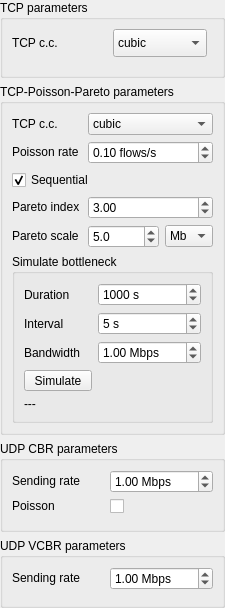
                       <widget class="QWidget" name="widgetConnectionParams" native="true">
                        <property name="sizePolicy">
                         <sizepolicy hsizetype="Preferred" vsizetype="Maximum">
                          <horstretch>0</horstretch>
                          <verstretch>0</verstretch>
                         </sizepolicy>
                        </property>
                        <layout class="QVBoxLayout" name="verticalLayout_16">
                         <property name="spacing">
                          <number>6</number>
                         </property>
                         <property name="leftMargin">
                          <number>0</number>
                         </property>
                         <property name="topMargin">
                          <number>0</number>
                         </property>
                         <property name="rightMargin">
                          <number>0</number>
                         </property>
                         <property name="bottomMargin">
                          <number>0</number>
                         </property>
                         <item>
                          <widget class="QGroupBox" name="boxTCPParameters">
                           <property name="sizePolicy">
                            <sizepolicy hsizetype="Preferred" vsizetype="Maximum">
                             <horstretch>0</horstretch>
                             <verstretch>0</verstretch>
                            </sizepolicy>
                           </property>
                           <property name="title">
                            <string>TCP parameters</string>
                           </property>
                           <layout class="QGridLayout" name="gridLayout_18">
                            <property name="bottomMargin">
                             <number>18</number>
                            </property>
                            <item row="0" column="0">
                             <widget class="QLabel" name="label_80">
                              <property name="sizePolicy">
                               <sizepolicy hsizetype="MinimumExpanding" vsizetype="Maximum">
                                <horstretch>0</horstretch>
                                <verstretch>0</verstretch>
                               </sizepolicy>
                              </property>
                              <property name="minimumSize">
                               <size>
                                <width>0</width>
                                <height>28</height>
                               </size>
                              </property>
                              <property name="text">
                               <string>TCP c.c.</string>
                              </property>
                             </widget>
                            </item>
                            <item row="0" column="1">
                             <widget class="QComboBox" name="cmbTcpCc">
                              <property name="sizePolicy">
                               <sizepolicy hsizetype="MinimumExpanding" vsizetype="Preferred">
                                <horstretch>0</horstretch>
                                <verstretch>0</verstretch>
                               </sizepolicy>
                              </property>
                              <property name="minimumSize">
                               <size>
                                <width>0</width>
                                <height>28</height>
                               </size>
                              </property>
                              <property name="sizeAdjustPolicy">
                               <enum>QComboBox::AdjustToContents</enum>
                              </property>
                              <item>
                               <property name="text">
                                <string>cubic</string>
                               </property>
                              </item>
                              <item>
                               <property name="text">
                                <string>reno</string>
                               </property>
                              </item>
                             </widget>
                            </item>
                            <item row="0" column="2">
                             <widget class="QWidget" name="widget_11" native="true">
                              <layout class="QHBoxLayout" name="horizontalLayout_12">
                               <property name="leftMargin">
                                <number>0</number>
                               </property>
                               <property name="topMargin">
                                <number>0</number>
                               </property>
                               <property name="rightMargin">
                                <number>0</number>
                               </property>
                               <property name="bottomMargin">
                                <number>0</number>
                               </property>
                              </layout>
                             </widget>
                            </item>
                           </layout>
                          </widget>
                         </item>
                         <item>
                          <widget class="QGroupBox" name="boxTCPPoissonParetoParameters">
                           <property name="sizePolicy">
                            <sizepolicy hsizetype="Preferred" vsizetype="Maximum">
                             <horstretch>0</horstretch>
                             <verstretch>0</verstretch>
                            </sizepolicy>
                           </property>
                           <property name="title">
                            <string>TCP-Poisson-Pareto parameters</string>
                           </property>
                           <layout class="QGridLayout" name="gridLayout_16">
                            <item row="1" column="0">
                             <widget class="QLabel" name="label_46">
                              <property name="sizePolicy">
                               <sizepolicy hsizetype="Preferred" vsizetype="Maximum">
                                <horstretch>0</horstretch>
                                <verstretch>0</verstretch>
                               </sizepolicy>
                              </property>
                              <property name="text">
                               <string>Poisson rate</string>
                              </property>
                             </widget>
                            </item>
                            <item row="4" column="1">
                             <widget class="QWidget" name="widget_9" native="true">
                              <layout class="QHBoxLayout" name="horizontalLayout_9">
                               <property name="leftMargin">
                                <number>0</number>
                               </property>
                               <property name="topMargin">
                                <number>0</number>
                               </property>
                               <property name="rightMargin">
                                <number>0</number>
                               </property>
                               <property name="bottomMargin">
                                <number>0</number>
                               </property>
                               <item>
                                <widget class="QDoubleSpinBox" name="spinParetoScale">
                                 <property name="toolTip">
                                  <string>This is the minimum possible value of the transferred data size.</string>
                                 </property>
                                 <property name="decimals">
                                  <number>1</number>
                                 </property>
                                 <property name="minimum">
                                  <double>0.100000000000000</double>
                                 </property>
                                 <property name="maximum">
                                  <double>99999.000000000000000</double>
                                 </property>
                                 <property name="singleStep">
                                  <double>1.000000000000000</double>
                                 </property>
                                 <property name="value">
                                  <double>5.000000000000000</double>
                                 </property>
                                </widget>
                               </item>
                               <item>
                                <widget class="QComboBox" name="cmbParetoUnit">
                                 <property name="currentIndex">
                                  <number>2</number>
                                 </property>
                                 <item>
                                  <property name="text">
                                   <string>b</string>
                                  </property>
                                 </item>
                                 <item>
                                  <property name="text">
                                   <string>Kb</string>
                                  </property>
                                 </item>
                                 <item>
                                  <property name="text">
                                   <string>Mb</string>
                                  </property>
                                 </item>
                                 <item>
                                  <property name="text">
                                   <string>Gb</string>
                                  </property>
                                 </item>
                                 <item>
                                  <property name="text">
                                   <string>B</string>
                                  </property>
                                 </item>
                                 <item>
                                  <property name="text">
                                   <string>KB</string>
                                  </property>
                                 </item>
                                 <item>
                                  <property name="text">
                                   <string>MB</string>
                                  </property>
                                 </item>
                                 <item>
                                  <property name="text">
                                   <string>GB</string>
                                  </property>
                                 </item>
                                </widget>
                               </item>
                              </layout>
                             </widget>
                            </item>
                            <item row="3" column="1">
                             <widget class="QDoubleSpinBox" name="spinParetoExp">
                              <property name="toolTip">
                               <string>Smaller values: high range.
Large values: narrow range.</string>
                              </property>
                              <property name="minimum">
                               <double>0.010000000000000</double>
                              </property>
                              <property name="singleStep">
                               <double>0.100000000000000</double>
                              </property>
                              <property name="value">
                               <double>3.000000000000000</double>
                              </property>
                             </widget>
                            </item>
                            <item row="1" column="1">
                             <widget class="QDoubleSpinBox" name="spinPoissonRate">
                              <property name="toolTip">
                               <string>The rate at which new TCP flows are created.</string>
                              </property>
                              <property name="suffix">
                               <string> flows/s</string>
                              </property>
                              <property name="singleStep">
                               <double>0.100000000000000</double>
                              </property>
                              <property name="value">
                               <double>0.100000000000000</double>
                              </property>
                             </widget>
                            </item>
                            <item row="3" column="0">
                             <widget class="QLabel" name="label_47">
                              <property name="sizePolicy">
                               <sizepolicy hsizetype="Preferred" vsizetype="Maximum">
                                <horstretch>0</horstretch>
                                <verstretch>0</verstretch>
                               </sizepolicy>
                              </property>
                              <property name="text">
                               <string>Pareto index</string>
                              </property>
                             </widget>
                            </item>
                            <item row="4" column="0">
                             <widget class="QLabel" name="label_48">
                              <property name="sizePolicy">
                               <sizepolicy hsizetype="Preferred" vsizetype="Maximum">
                                <horstretch>0</horstretch>
                                <verstretch>0</verstretch>
                               </sizepolicy>
                              </property>
                              <property name="text">
                               <string>Pareto scale</string>
                              </property>
                             </widget>
                            </item>
                            <item row="6" column="0" colspan="2">
                             <widget class="QGroupBox" name="groupBox_25">
                              <property name="title">
                               <string>Simulate bottleneck</string>
                              </property>
                              <layout class="QGridLayout" name="gridLayout_21">
                               <item row="1" column="1">
                                <widget class="QDoubleSpinBox" name="spinTestTCPPoissonParetoConInterval">
                                 <property name="prefix">
                                  <string/>
                                 </property>
                                 <property name="suffix">
                                  <string> s</string>
                                 </property>
                                 <property name="decimals">
                                  <number>0</number>
                                 </property>
                                 <property name="minimum">
                                  <double>1.000000000000000</double>
                                 </property>
                                 <property name="maximum">
                                  <double>999999.000000000000000</double>
                                 </property>
                                 <property name="singleStep">
                                  <double>5.000000000000000</double>
                                 </property>
                                 <property name="value">
                                  <double>5.000000000000000</double>
                                 </property>
                                </widget>
                               </item>
                               <item row="2" column="1">
                                <widget class="QDoubleSpinBox" name="spinTestTCPPoissonParetoConBw">
                                 <property name="prefix">
                                  <string/>
                                 </property>
                                 <property name="suffix">
                                  <string> Mbps</string>
                                 </property>
                                 <property name="maximum">
                                  <double>1000.000000000000000</double>
                                 </property>
                                 <property name="singleStep">
                                  <double>0.500000000000000</double>
                                 </property>
                                 <property name="value">
                                  <double>1.000000000000000</double>
                                 </property>
                                </widget>
                               </item>
                               <item row="0" column="1">
                                <widget class="QDoubleSpinBox" name="spinTestTCPPoissonParetoConTime">
                                 <property name="prefix">
                                  <string/>
                                 </property>
                                 <property name="suffix">
                                  <string> s</string>
                                 </property>
                                 <property name="decimals">
                                  <number>0</number>
                                 </property>
                                 <property name="maximum">
                                  <double>9999.000000000000000</double>
                                 </property>
                                 <property name="singleStep">
                                  <double>100.000000000000000</double>
                                 </property>
                                 <property name="value">
                                  <double>1000.000000000000000</double>
                                 </property>
                                </widget>
                               </item>
                               <item row="1" column="0">
                                <widget class="QLabel" name="label_56">
                                 <property name="text">
                                  <string>Interval</string>
                                 </property>
                                </widget>
                               </item>
                               <item row="0" column="0">
                                <widget class="QLabel" name="label_54">
                                 <property name="text">
                                  <string>Duration</string>
                                 </property>
                                </widget>
                               </item>
                               <item row="2" column="0">
                                <widget class="QLabel" name="label_55">
                                 <property name="text">
                                  <string>Bandwidth</string>
                                 </property>
                                </widget>
                               </item>
                               <item row="3" column="0">
                                <widget class="QToolButton" name="btnTestTCPPoissonParetoConApply">
                                 <property name="text">
                                  <string> Simulate </string>
                                 </property>
                                </widget>
                               </item>
                               <item row="4" column="0" colspan="2">
                                <widget class="QLabel" name="txtTestTCPPoissonParetoCon">
                                 <property name="sizePolicy">
                                  <sizepolicy hsizetype="Preferred" vsizetype="Maximum">
                                   <horstretch>0</horstretch>
                                   <verstretch>0</verstretch>
                                  </sizepolicy>
                                 </property>
                                 <property name="text">
                                  <string>---</string>
                                 </property>
                                 <property name="alignment">
                                  <set>Qt::AlignLeading|Qt::AlignLeft|Qt::AlignTop</set>
                                 </property>
                                 <property name="wordWrap">
                                  <bool>true</bool>
                                 </property>
                                </widget>
                               </item>
                              </layout>
                             </widget>
                            </item>
                            <item row="2" column="0" colspan="2">
                             <widget class="QCheckBox" name="checkPoissonSequential">
                              <property name="text">
                               <string>Sequential</string>
                              </property>
                              <property name="checked">
                               <bool>true</bool>
                              </property>
                             </widget>
                            </item>
                            <item row="0" column="0">
                             <widget class="QLabel" name="label_74">
                              <property name="sizePolicy">
                               <sizepolicy hsizetype="Preferred" vsizetype="Maximum">
                                <horstretch>0</horstretch>
                                <verstretch>0</verstretch>
                               </sizepolicy>
                              </property>
                              <property name="text">
                               <string>TCP c.c.</string>
                              </property>
                             </widget>
                            </item>
                            <item row="0" column="1">
                             <widget class="QComboBox" name="cmbTcpParetoCc">
                              <item>
                               <property name="text">
                                <string>cubic</string>
                               </property>
                              </item>
                              <item>
                               <property name="text">
                                <string>reno</string>
                               </property>
                              </item>
                             </widget>
                            </item>
                           </layout>
                          </widget>
                         </item>
                         <item>
                          <widget class="QGroupBox" name="boxUDPCBRParameters">
                           <property name="sizePolicy">
                            <sizepolicy hsizetype="Preferred" vsizetype="Maximum">
                             <horstretch>0</horstretch>
                             <verstretch>0</verstretch>
                            </sizepolicy>
                           </property>
                           <property name="title">
                            <string>UDP CBR parameters</string>
                           </property>
                           <layout class="QGridLayout" name="gridLayout_17">
                            <item row="1" column="2">
                             <widget class="QCheckBox" name="checkUDPCBRPoisson">
                              <property name="text">
                               <string/>
                              </property>
                             </widget>
                            </item>
                            <item row="0" column="2">
                             <widget class="QDoubleSpinBox" name="spinUDPCBRRate">
                              <property name="suffix">
                               <string> Mbps</string>
                              </property>
                              <property name="maximum">
                               <double>1000.000000000000000</double>
                              </property>
                              <property name="singleStep">
                               <double>0.500000000000000</double>
                              </property>
                              <property name="value">
                               <double>1.000000000000000</double>
                              </property>
                             </widget>
                            </item>
                            <item row="1" column="0">
                             <widget class="QLabel" name="label_50">
                              <property name="sizePolicy">
                               <sizepolicy hsizetype="Preferred" vsizetype="Maximum">
                                <horstretch>0</horstretch>
                                <verstretch>0</verstretch>
                               </sizepolicy>
                              </property>
                              <property name="text">
                               <string>Poisson</string>
                              </property>
                             </widget>
                            </item>
                            <item row="2" column="2">
                             <widget class="QWidget" name="widget_10" native="true">
                              <layout class="QHBoxLayout" name="horizontalLayout_10">
                               <property name="leftMargin">
                                <number>0</number>
                               </property>
                               <property name="topMargin">
                                <number>0</number>
                               </property>
                               <property name="rightMargin">
                                <number>0</number>
                               </property>
                               <property name="bottomMargin">
                                <number>0</number>
                               </property>
                              </layout>
                             </widget>
                            </item>
                            <item row="0" column="0">
                             <widget class="QLabel" name="label_49">
                              <property name="sizePolicy">
                               <sizepolicy hsizetype="Preferred" vsizetype="Maximum">
                                <horstretch>0</horstretch>
                                <verstretch>0</verstretch>
                               </sizepolicy>
                              </property>
                              <property name="text">
                               <string>Sending rate</string>
                              </property>
                             </widget>
                            </item>
                           </layout>
                          </widget>
                         </item>
                         <item>
                          <widget class="QGroupBox" name="boxUDPVCBRParameters">
                           <property name="sizePolicy">
                            <sizepolicy hsizetype="Preferred" vsizetype="Maximum">
                             <horstretch>0</horstretch>
                             <verstretch>0</verstretch>
                            </sizepolicy>
                           </property>
                           <property name="title">
                            <string>UDP VCBR parameters</string>
                           </property>
                           <layout class="QGridLayout" name="gridLayout_19">
                            <item row="1" column="2">
                             <widget class="QWidget" name="widget_12" native="true">
                              <layout class="QHBoxLayout" name="horizontalLayout_13">
                               <property name="leftMargin">
                                <number>0</number>
                               </property>
                               <property name="topMargin">
                                <number>0</number>
                               </property>
                               <property name="rightMargin">
                                <number>0</number>
                               </property>
                               <property name="bottomMargin">
                                <number>0</number>
                               </property>
                              </layout>
                             </widget>
                            </item>
                            <item row="0" column="0">
                             <widget class="QLabel" name="label_52">
                              <property name="sizePolicy">
                               <sizepolicy hsizetype="Preferred" vsizetype="Maximum">
                                <horstretch>0</horstretch>
                                <verstretch>0</verstretch>
                               </sizepolicy>
                              </property>
                              <property name="text">
                               <string>Sending rate</string>
                              </property>
                             </widget>
                            </item>
                            <item row="0" column="2">
                             <widget class="QDoubleSpinBox" name="spinUDPVCBRRate">
                              <property name="suffix">
                               <string> Mbps</string>
                              </property>
                              <property name="maximum">
                               <double>1000.000000000000000</double>
                              </property>
                              <property name="singleStep">
                               <double>0.500000000000000</double>
                              </property>
                              <property name="value">
                               <double>1.000000000000000</double>
                              </property>
                             </widget>
                            </item>
                           </layout>
                          </widget>
                         </item>
                        </layout>
                       </widget>
